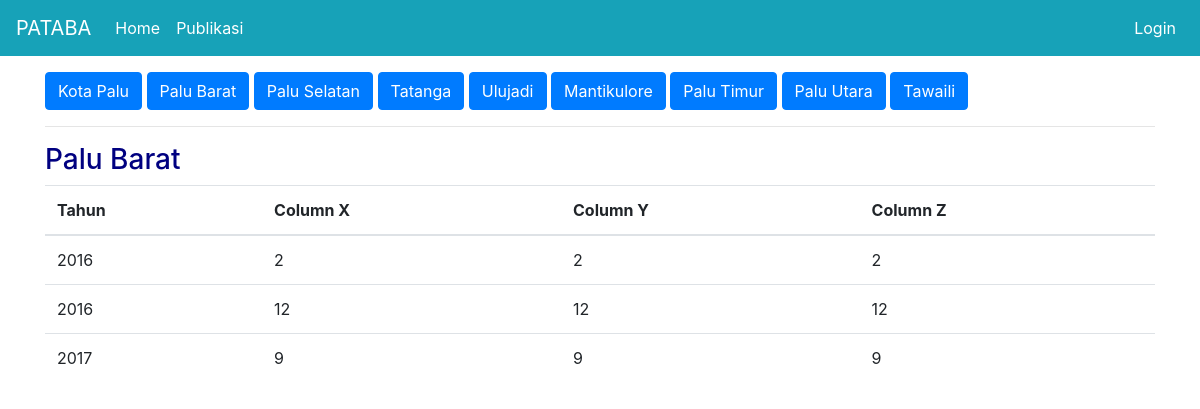
The page /publikasi/b/1 on the database its author committed.
### publication/models.py (models this page shows)
class Districts(db.Model):
  id = db.Column(db.Integer(), primary_key=True)
  name = db.Column(db.String(), nullable=False)
  user = db.relationship('Users', backref='district_owned_user', lazy=True)

class DinasB(db.Model):
  id = db.Column(db.Integer(), primary_key=True)
  tahun = db.Column(db.String(length=4), nullable=False)
  col1 = db.Column(db.Integer())
  col2 = db.Column(db.Integer())
  col3 = db.Column(db.Integer())
  district_id = db.Column(db.Integer(), db.ForeignKey('districts.id'), nullable=True)

### publication/routes.py (the view)
@app.route('/publikasi/b/<int:district_id>')
def dinas_b_kec(district_id):
  data = DinasB.query.filter_by(district_id=district_id).order_by(DinasB.tahun).all()
  id_path = int(str(request.path)[-1])
  district_name = Districts.query.filter_by(id=district_id).first()
  return render_template('dinas_b_kec.html', data=data, district_id=district_id, id_path=id_path, district_name=district_name)

### publication/templates/dinas_b_kec.html (shortened to what this page needs)
{% extends 'base.html' %}
{% block content %}
  <div class="container">
    <a href="{{ url_for('dinas_b') }}" class="btn btn-primary">Kota Palu</a>
    <a href="{{ url_for('dinas_b_kec', district_id=1) }}" class="btn btn-primary">Palu Barat</a>
    <a href="{{ url_for('dinas_b_kec', district_id=2) }}" class="btn btn-primary">Palu Selatan</a>
    <a href="{{ url_for('dinas_b_kec', district_id=3) }}" class="btn btn-primary">Tatanga</a>
    <a href="{{ url_for('dinas_b_kec', district_id=4) }}" class="btn btn-primary">Ulujadi</a>
    <a href="{{ url_for('dinas_b_kec', district_id=5) }}" class="btn btn-primary">Mantikulore</a>
    <a href="{{ url_for('dinas_b_kec', district_id=6) }}" class="btn btn-primary">Palu Timur</a>
    <a href="{{ url_for('dinas_b_kec', district_id=7) }}" class="btn btn-primary">Palu Utara</a>
    <a href="{{ url_for('dinas_b_kec', district_id=8) }}" class="btn btn-primary">Tawaili</a>
    <hr>
    <h3>{{ district_name.name }}</h3>
    <table class="table">
      <thead>
        <tr>
          <th scope="col">Tahun</th>
          <th scope="col">Column X</th>
          <th scope="col">Column Y</th>
          <th scope="col">Column Z</th>
        </tr>
      </thead>
      <tbody>
        {% for d in data %}
        <tr>
            <td>{{ d.tahun }}</td>
            <td>{{ d.col1 }}</td>
            <td>{{ d.col2 }}</td>
            <td>{{ d.col3 }}</td>
        {% endfor %}
      </tbody>
    </table>
  </div>
{% endblock %}

### publication/static/css/style.css (style rules this page uses)
body { background-color: white; color: navy; }

### rows shown on the page
Districts: name "Palu Barat"
DinasB: tahun "2016", col1 "2", col2 "2", col3 "2"
DinasB: tahun "2016", col1 "12", col2 "12", col3 "12"
DinasB: tahun "2017", col1 "9", col2 "9", col3 "9"
